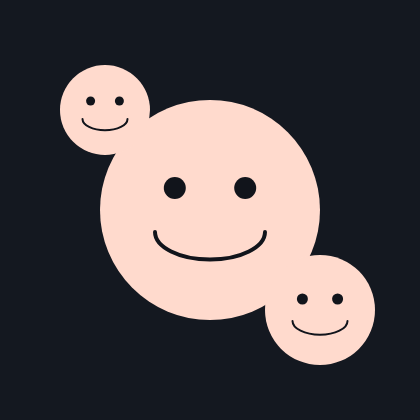
Frame 1 (no input)
Frame 2 (the mouse pressed at the canvas centre, redrawn once): identical to frame 1, image omitted

The p5.js sketch that drew this single still picture (run headless with seeded random() and noise() and a simulated clock; the mouse was pressed at the canvas centre and the sketch redrawn once):

// p5.js sketch
// ── sketch.js
function setup() {
  createCanvas(420, 420);
  noLoop();
}

function draw() {
  background(20, 24, 32);
  drawFace(width / 2, height / 2, 220);
  drawFace(105, 110, 90);
  drawFace(320, 310, 110);
}

function drawFace(x, y, diameter) {
  noStroke();
  fill(255, 218, 205);
  ellipse(x, y, diameter, diameter);

  fill(17, 20, 27);
  const eyeOffsetX = diameter * 0.16;
  const eyeOffsetY = diameter * 0.1;
  const eyeSize = diameter * 0.1;
  ellipse(x - eyeOffsetX, y - eyeOffsetY, eyeSize, eyeSize);
  ellipse(x + eyeOffsetX, y - eyeOffsetY, eyeSize, eyeSize);

  noFill();
  stroke(17, 20, 27);
  strokeWeight(max(2, diameter * 0.018));
  arc(x, y + diameter * 0.1, diameter * 0.5, diameter * 0.25, 0, PI);
}
